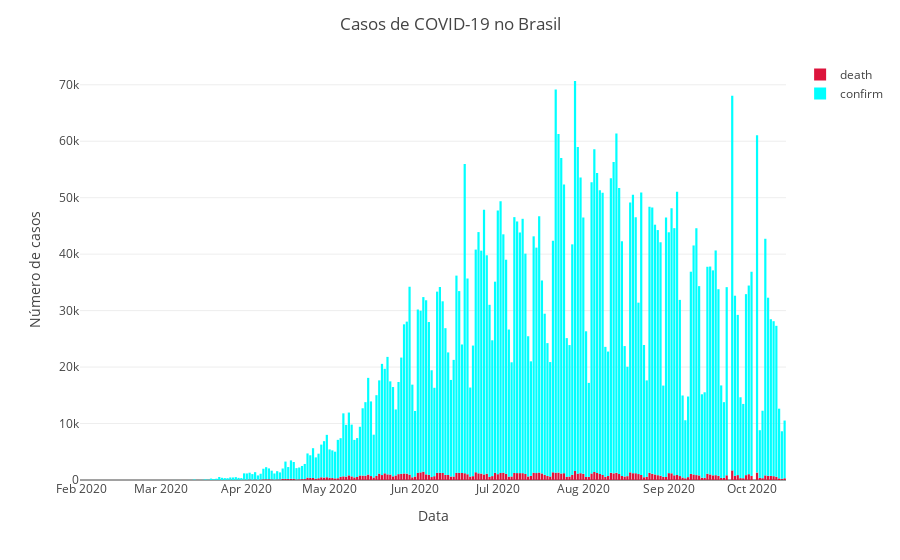

This figure's notebook cell:
### Code cell
fig = px.bar(data,x='date',y=['death','confirm'],
             color_discrete_sequence=['Crimson','Aqua','Lime'])
fig.update_layout(
    title={'text':"Casos de COVID-19 no Brasil",
           'x':0.5,'xanchor':'center'},
    xaxis_title="Data",
    yaxis_title="Número de casos",
    legend_title="",template = 'xgridoff')
fig.show()
fig.write_image("Mortes_Confirmados.png",width=1000,height=600)

### Figure 1 — Plotly figure (JSON) as saved in the notebook; plotly's stock layout.template omitted (floating-point values rounded to 4 significant figures; data arrays with more than 128 entries replaced by an {"elided": "..."} marker saying what was removed)
{"data": [{"alignmentgroup": "True", "hovertemplate": "variable=death<br>date=%{x}<br>value=%{y}<extra></extra>", "legendgroup": "death", "marker": {"color": "Crimson"}, "name": "death", "offsetgroup": "death", "orientation": "v", "showlegend": true, "textposition": "auto", "type": "bar", "x": {"elided": "256 str values"}, "xaxis": "x", "y": {"elided": "256 int values"}, "yaxis": "y"}, {"alignmentgroup": "True", "hovertemplate": "variable=confirm<br>date=%{x}<br>value=%{y}<extra></extra>", "legendgroup": "confirm", "marker": {"color": "Aqua"}, "name": "confirm", "offsetgroup": "confirm", "orientation": "v", "showlegend": true, "textposition": "auto", "type": "bar", "x": {"elided": "256 str values"}, "xaxis": "x", "y": {"elided": "256 int values"}, "yaxis": "y"}], "layout": {"barmode": "relative", "legend": {"title": {"text": ""}, "tracegroupgap": 0}, "margin": {"t": 60}, "title": {"text": "Casos de COVID-19 no Brasil", "x": 0.5, "xanchor": "center"}, "xaxis": {"anchor": "y", "domain": [0, 1], "title": {"text": "Data"}}, "yaxis": {"anchor": "x", "domain": [0, 1], "title": {"text": "Número de casos"}}}}
